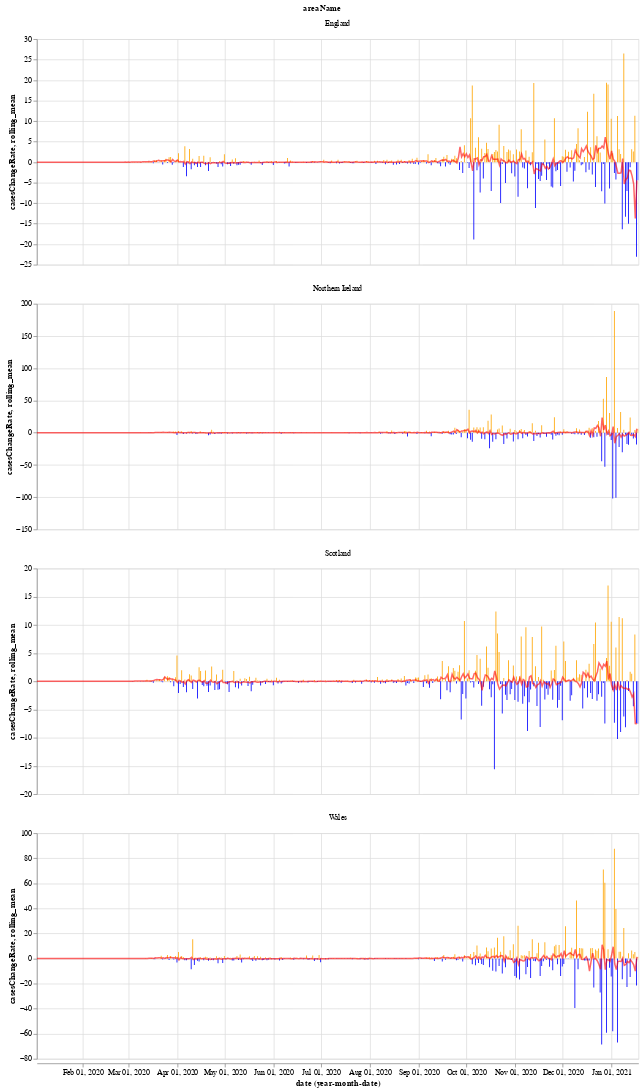

This figure's notebook cell:
### Markdown cell above
We will use the Python library `Altair` for visualising the data, see the [altair docs](https://altair-viz.github.io/) for more information.

First we have a graph which shows the daily change in the number of new cases for each country. This number jumps up and down all over the place, which is likely due to delay in reporting of new cases over the weekend. Another interesting thing is that it looks like the daily cases in Wales experienced a much shorter period of calm over the summer (calm in the sense of daily cases not jumping up and down).

The orange bars are days when the number of new cases (per 100k population) was more than the previous day, while the blue are days when the number of new cases dropped. The red line is the 7 day moving average. 

When the moving average line is below 0, it means that there is a consistent drop in new cases. We can see this clearly happening around the times that lockdowns were introduced (though, to varying degrees). I will update the graphs soon with a marker of when each lockdown started.

### Code cell
# collapse
import altair as alt

bars = alt.Chart(uk_cases).mark_bar().encode(
    x="yearmonthdate(date):T",
    y="casesChangeRate:Q",
    tooltip='casesChange',
    color=alt.condition(
        alt.datum.casesChangeRate > 0,
        alt.value("orange"),  # The positive color
        alt.value("blue")  # The negative color
    )
).properties(title='Daily change in number of new cases with 7 day rolling mean',width=800).interactive()

line = alt.Chart(uk_cases).mark_line(
    color='red',
    size=2,
    opacity=0.6
).transform_window(
    rolling_mean='mean(casesChangeRate)',
    frame=[0, 7],
    groupby=['areaName']
).encode(
    x='yearmonthdate(date):T',
    y='rolling_mean:Q'
)

alt.layer(bars, line, data=uk_cases).facet(alt.Column(
    'areaName'), columns=1).resolve_scale(y='independent')

### Figure 1 — Vega-Lite specification as saved in the notebook (floating-point values rounded to 4 significant figures; data arrays with more than 128 entries replaced by an {"elided": "..."} marker saying what was removed)
{"config": {"view": {"continuousWidth": 400, "continuousHeight": 300}}, "data": {"name": "data-c051dcf098e4e1b0e7a132dbad02a8f1"}, "facet": {"type": "nominal", "field": "areaName"}, "spec": {"layer": [{"mark": "bar", "encoding": {"color": {"condition": {"value": "orange", "test": "(datum.casesChangeRate > 0)"}, "value": "blue"}, "tooltip": {"type": "quantitative", "field": "casesChange"}, "x": {"type": "temporal", "field": "date", "timeUnit": "yearmonthdate"}, "y": {"type": "quantitative", "field": "casesChangeRate"}}, "selection": {"selector001": {"type": "interval", "bind": "scales", "encodings": ["x", "y"]}}, "title": "Daily change in number of new cases with 7 day rolling mean", "width": 800}, {"mark": {"type": "line", "color": "red", "opacity": 0.6, "size": 2}, "encoding": {"x": {"type": "temporal", "field": "date", "timeUnit": "yearmonthdate"}, "y": {"type": "quantitative", "field": "rolling_mean"}}, "transform": [{"window": [{"op": "mean", "field": "casesChangeRate", "as": "rolling_mean"}], "frame": [0, 7], "groupby": ["areaName"]}]}]}, "columns": 1, "resolve": {"scale": {"y": "independent"}}, "$schema": "https://vega.github.io/schema/vega-lite/v4.8.1.json", "datasets": {"data-c051dcf098e4e1b0e7a132dbad02a8f1": {"elided": "1524 records"}}}
